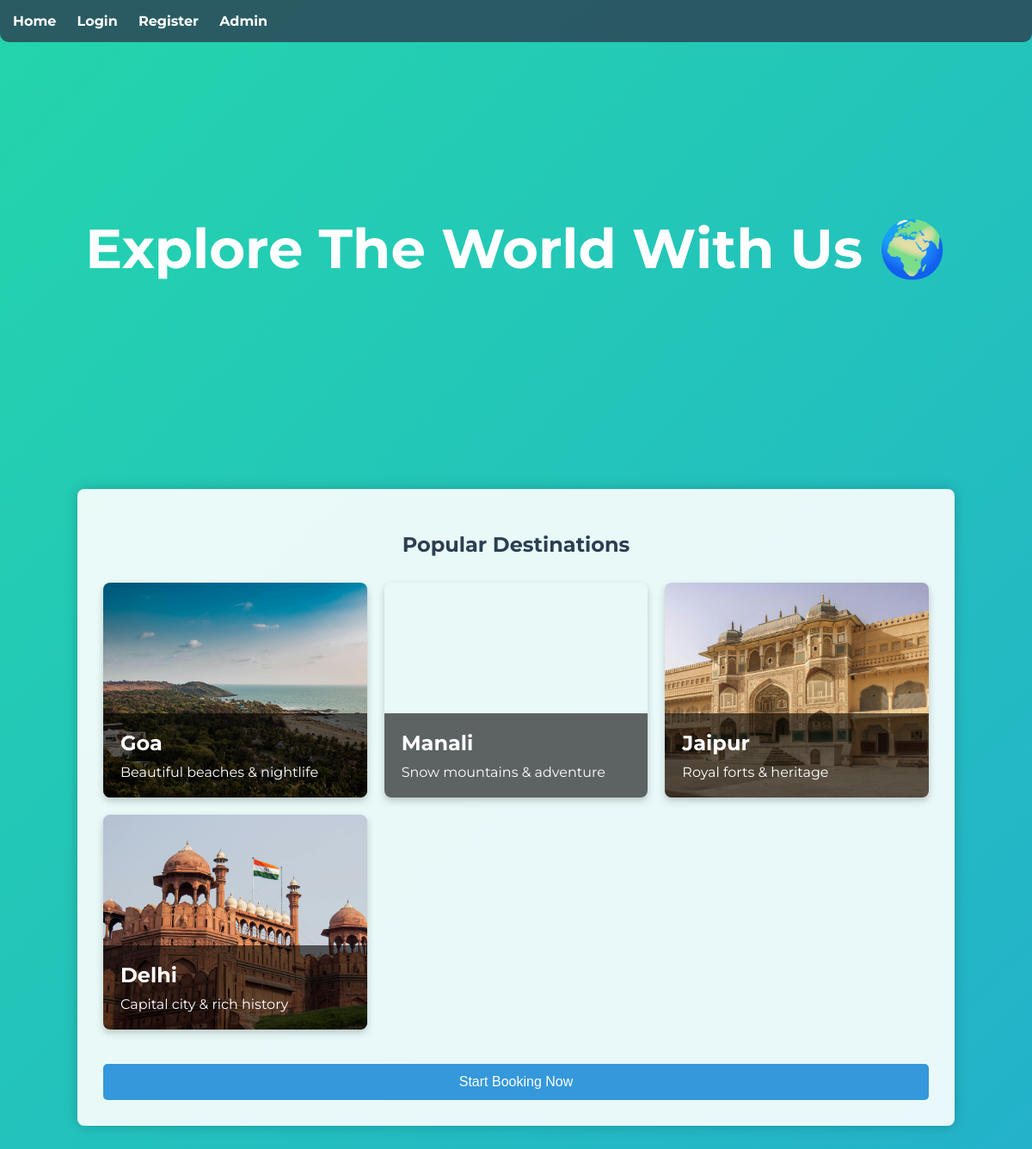
The page / on the database its author committed.
### tables this page shows
CREATE TABLE destinations (
    id INTEGER PRIMARY KEY AUTOINCREMENT,
    name TEXT NOT NULL,
    description TEXT NOT NULL
);

### index.php (the view, shortened to what this page needs)
<?php
$dbPath = __DIR__ . "/travel.db";
$db = new PDO("sqlite:" . $dbPath);
$db->setAttribute(PDO::ATTR_ERRMODE, PDO::ERRMODE_EXCEPTION);
$destination_images = [
    'Goa' => 'images/goa.jpg',
    'Manali' => 'images/manali.jpg',
    'Jaipur' => 'images/jaipur.jpg',
    'Delhi' => 'images/delhi.jpg'
];
?>
<!DOCTYPE html>
<html>
<head>
    <link rel="stylesheet" href="style.css">
</head>
<body>
<div class="navbar">
    <a href="index.php">Home</a>
    <?php if(isset($_SESSION['user'])): ?>
        <a href="dashboard.php">Dashboard</a>
        <a href="logout.php">Logout</a>
    <?php else: ?>
        <a href="login.php">Login</a>
        <a href="register.php">Register</a>
        <a href="admin_login.php">Admin</a>
    <?php endif; ?>
</div>
<div class="hero">
    <h1>Explore The World With Us 🌍</h1>
</div>
<div class="container">
    <h2>Popular Destinations</h2>
    <div class="destinations">
        <?php
        $result = $db->query("SELECT * FROM destinations");
        while ($row = $result->fetch(PDO::FETCH_ASSOC)) {
            $destinationName = trim($row['name']);
            $image_url = isset($destination_images[$destinationName]) ? $destination_images[$destinationName] : 'images/default.jpg';
            $name = htmlspecialchars($row['name']);
            $description = htmlspecialchars($row['description']);
            echo <<<CARD
            <div class="card" style="background-image: url('$image_url')">
                <div class="card-content">
                    <h3>$name</h3>
                    <p>$description</p>
                </div>
            </div>
CARD;
        }
        ?>
    </div>
    <div style="text-align:center; margin-top:40px;">
        <?php if(!isset($_SESSION['user'])): ?>
            <a href="register.php">
                <button>Start Booking Now</button>
            </a>
        <?php endif; ?>
    </div>
</div>
</body>
</html>

### style.css (style rules this page uses)
body { font-family: 'Montserrat', sans-serif; background: linear-gradient(-45deg, #ee7752, #e73c7e, #23a6d5, #23d5ab); background-size: 400% 400%; animation: gradient 15s ease infinite; color: #333; margin: 0; padding: 0; }
.navbar { background-color: rgba(44, 62, 80, 0.8); padding: 15px; border-radius: 0 0 10px 10px; }
.navbar a { color: white; text-decoration: none; margin-right: 20px; font-weight: bold; }
.hero { height: 60vh; display: flex; justify-content: center; align-items: center; text-align: center; color: white; }
.hero h1 { font-size: 4em; margin: 0; }
.container { width: 80%; margin: 40px auto; background: rgba(255, 255, 255, 0.9); padding: 30px; border-radius: 8px; box-shadow: 0px 0px 15px rgba(0,0,0,0.2); }
h2 { color: #2c3e50; text-align: center; margin-bottom: 30px; }
.destinations { display: grid; grid-template-columns: repeat(auto-fit, minmax(300px, 1fr)); gap: 20px; }
.card { border-radius: 8px; box-shadow: 0 4px 8px rgba(0,0,0,0.2); transition: transform 0.2s; height: 250px; background-size: cover; background-position: center; color: white; display: flex; flex-direction: column; justify-content: flex-end; }
.card-content { background: rgba(0, 0, 0, 0.6); padding: 20px; border-radius: 0 0 8px 8px; }
.card h3 { margin: 0 0 10px 0; font-size: 1.5em; }
.card p { margin: 0; font-size: 1em; }
button, input[type="submit"] { background-color: #3498db; color: white; border: none; padding: 12px 20px; cursor: pointer; border-radius: 5px; width: 100%; font-size: 16px; transition: background-color 0.3s ease; }
a { color: #3498db; text-decoration: none; transition: color 0.3s ease; }

### rows shown on the page
destinations: shows a picture, name "Goa", description "Beautiful beaches & nightlife"
destinations: name "Manali", description "Snow mountains & adventure"
destinations: shows a picture, name "Jaipur", description "Royal forts & heritage"
destinations: shows a picture, name "Delhi", description "Capital city & rich history"
